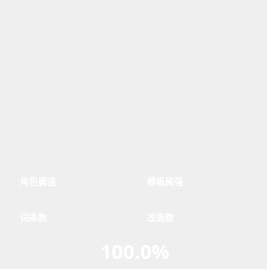
<?xml version="1.0" encoding="UTF-8"?>
<ui version="4.0">
 <class>UserInfoWindow</class>
 <widget class="QWidget" name="UserInfoWindow">
  <property name="geometry">
   <rect>
    <x>0</x>
    <y>0</y>
    <width>267</width>
    <height>269</height>
   </rect>
  </property>
  <property name="font">
   <font>
    <kerning>false</kerning>
   </font>
  </property>
  <property name="windowTitle">
   <string>结果</string>
  </property>
  <widget class="QLabel" name="selfAttrIcon">
   <property name="geometry">
    <rect>
     <x>3</x>
     <y>137</y>
     <width>15</width>
     <height>15</height>
    </rect>
   </property>
   <property name="text">
    <string/>
   </property>
  </widget>
  <widget class="QLabel" name="modelAttrIcon">
   <property name="geometry">
    <rect>
     <x>130</x>
     <y>137</y>
     <width>15</width>
     <height>15</height>
    </rect>
   </property>
   <property name="text">
    <string/>
   </property>
  </widget>
  <widget class="QLabel" name="modelAtkIcon">
   <property name="geometry">
    <rect>
     <x>130</x>
     <y>155</y>
     <width>15</width>
     <height>15</height>
    </rect>
   </property>
   <property name="text">
    <string/>
   </property>
  </widget>
  <widget class="QLabel" name="selfAtkIcon">
   <property name="geometry">
    <rect>
     <x>3</x>
     <y>155</y>
     <width>15</width>
     <height>15</height>
    </rect>
   </property>
   <property name="text">
    <string/>
   </property>
  </widget>
  <widget class="QLabel" name="maxCrtIcon">
   <property name="geometry">
    <rect>
     <x>130</x>
     <y>191</y>
     <width>15</width>
     <height>15</height>
    </rect>
   </property>
   <property name="text">
    <string/>
   </property>
  </widget>
  <widget class="QLabel" name="selfElementIcon">
   <property name="geometry">
    <rect>
     <x>3</x>
     <y>173</y>
     <width>15</width>
     <height>15</height>
    </rect>
   </property>
   <property name="text">
    <string/>
   </property>
   <property name="pixmap">
    <pixmap resource="resources.qrc">:/resources/I_ATK.png</pixmap>
   </property>
  </widget>
  <widget class="QLabel" name="modelElementIcon">
   <property name="geometry">
    <rect>
     <x>130</x>
     <y>173</y>
     <width>15</width>
     <height>15</height>
    </rect>
   </property>
   <property name="text">
    <string/>
   </property>
   <property name="pixmap">
    <pixmap resource="resources.qrc">:/resources/I_ATK.png</pixmap>
   </property>
  </widget>
  <widget class="QLabel" name="minCrtIcon">
   <property name="geometry">
    <rect>
     <x>3</x>
     <y>191</y>
     <width>15</width>
     <height>15</height>
    </rect>
   </property>
   <property name="text">
    <string/>
   </property>
  </widget>
  <widget class="QLabel" name="reformCntIcon">
   <property name="geometry">
    <rect>
     <x>130</x>
     <y>209</y>
     <width>15</width>
     <height>15</height>
    </rect>
   </property>
   <property name="text">
    <string/>
   </property>
   <property name="pixmap">
    <pixmap resource="resources.qrc">:/resources/reform.png</pixmap>
   </property>
  </widget>
  <widget class="QLabel" name="entryCntIcon">
   <property name="geometry">
    <rect>
     <x>3</x>
     <y>209</y>
     <width>15</width>
     <height>15</height>
    </rect>
   </property>
   <property name="text">
    <string/>
   </property>
   <property name="pixmap">
    <pixmap resource="resources.qrc">:/resources/entry.png</pixmap>
   </property>
  </widget>
  <widget class="QLabel" name="selfAttrLbl">
   <property name="geometry">
    <rect>
     <x>20</x>
     <y>139</y>
     <width>47</width>
     <height>12</height>
    </rect>
   </property>
   <property name="font">
    <font>
     <family>宋体</family>
     <pointsize>7</pointsize>
     <kerning>false</kerning>
    </font>
   </property>
   <property name="styleSheet">
    <string notr="true">color:rgb(255, 255, 255);
background:transparent;</string>
   </property>
   <property name="text">
    <string/>
   </property>
  </widget>
  <widget class="QLabel" name="modelAttrLbl">
   <property name="geometry">
    <rect>
     <x>147</x>
     <y>139</y>
     <width>47</width>
     <height>12</height>
    </rect>
   </property>
   <property name="font">
    <font>
     <family>宋体</family>
     <pointsize>7</pointsize>
     <kerning>false</kerning>
    </font>
   </property>
   <property name="styleSheet">
    <string notr="true">color:rgb(255, 255, 255);
background:transparent;</string>
   </property>
   <property name="text">
    <string/>
   </property>
  </widget>
  <widget class="QLabel" name="modelAtkLbl">
   <property name="geometry">
    <rect>
     <x>147</x>
     <y>157</y>
     <width>47</width>
     <height>12</height>
    </rect>
   </property>
   <property name="font">
    <font>
     <family>宋体</family>
     <pointsize>7</pointsize>
     <kerning>false</kerning>
    </font>
   </property>
   <property name="styleSheet">
    <string notr="true">color:rgb(255, 255, 255);
background:transparent;</string>
   </property>
   <property name="text">
    <string/>
   </property>
  </widget>
  <widget class="QLabel" name="selfAtkLbl">
   <property name="geometry">
    <rect>
     <x>20</x>
     <y>157</y>
     <width>47</width>
     <height>12</height>
    </rect>
   </property>
   <property name="font">
    <font>
     <family>宋体</family>
     <pointsize>7</pointsize>
     <kerning>false</kerning>
    </font>
   </property>
   <property name="styleSheet">
    <string notr="true">color:rgb(255, 255, 255);
background:transparent;</string>
   </property>
   <property name="text">
    <string/>
   </property>
  </widget>
  <widget class="QLabel" name="selfElementLbl">
   <property name="geometry">
    <rect>
     <x>20</x>
     <y>175</y>
     <width>47</width>
     <height>12</height>
    </rect>
   </property>
   <property name="font">
    <font>
     <family>宋体</family>
     <pointsize>7</pointsize>
     <kerning>false</kerning>
    </font>
   </property>
   <property name="styleSheet">
    <string notr="true">color:rgb(255, 255, 255);
background:transparent;</string>
   </property>
   <property name="text">
    <string>角色属强</string>
   </property>
  </widget>
  <widget class="QLabel" name="modelElementLbl">
   <property name="geometry">
    <rect>
     <x>147</x>
     <y>175</y>
     <width>47</width>
     <height>12</height>
    </rect>
   </property>
   <property name="font">
    <font>
     <family>宋体</family>
     <pointsize>7</pointsize>
     <kerning>false</kerning>
    </font>
   </property>
   <property name="styleSheet">
    <string notr="true">color:rgb(255, 255, 255);
background:transparent;</string>
   </property>
   <property name="text">
    <string>模板属强</string>
   </property>
  </widget>
  <widget class="QLabel" name="maxCrtLbl">
   <property name="geometry">
    <rect>
     <x>147</x>
     <y>193</y>
     <width>47</width>
     <height>12</height>
    </rect>
   </property>
   <property name="font">
    <font>
     <family>宋体</family>
     <pointsize>7</pointsize>
     <kerning>false</kerning>
    </font>
   </property>
   <property name="styleSheet">
    <string notr="true">color:rgb(255, 255, 255);
background:transparent;</string>
   </property>
   <property name="text">
    <string/>
   </property>
  </widget>
  <widget class="QLabel" name="minCrtLbl">
   <property name="geometry">
    <rect>
     <x>20</x>
     <y>193</y>
     <width>47</width>
     <height>12</height>
    </rect>
   </property>
   <property name="font">
    <font>
     <family>宋体</family>
     <pointsize>7</pointsize>
     <kerning>false</kerning>
    </font>
   </property>
   <property name="styleSheet">
    <string notr="true">color:rgb(255, 255, 255);
background:transparent;</string>
   </property>
   <property name="text">
    <string/>
   </property>
  </widget>
  <widget class="QLabel" name="entryCntLbl">
   <property name="geometry">
    <rect>
     <x>20</x>
     <y>211</y>
     <width>47</width>
     <height>12</height>
    </rect>
   </property>
   <property name="font">
    <font>
     <family>宋体</family>
     <pointsize>7</pointsize>
     <weight>50</weight>
     <bold>false</bold>
     <kerning>false</kerning>
    </font>
   </property>
   <property name="styleSheet">
    <string notr="true">color:rgb(255, 255, 255);
background:transparent;</string>
   </property>
   <property name="text">
    <string>词条数</string>
   </property>
  </widget>
  <widget class="QLabel" name="reformCntLbl">
   <property name="geometry">
    <rect>
     <x>147</x>
     <y>211</y>
     <width>47</width>
     <height>12</height>
    </rect>
   </property>
   <property name="font">
    <font>
     <family>宋体</family>
     <pointsize>7</pointsize>
     <kerning>false</kerning>
    </font>
   </property>
   <property name="styleSheet">
    <string notr="true">color:rgb(255, 255, 255);
background:transparent;</string>
   </property>
   <property name="text">
    <string>改造数</string>
   </property>
  </widget>
  <widget class="QLabel" name="entryCntInfo">
   <property name="geometry">
    <rect>
     <x>69</x>
     <y>211</y>
     <width>58</width>
     <height>12</height>
    </rect>
   </property>
   <property name="font">
    <font>
     <family>宋体</family>
     <pointsize>7</pointsize>
     <weight>50</weight>
     <bold>false</bold>
     <kerning>false</kerning>
    </font>
   </property>
   <property name="styleSheet">
    <string notr="true">color:rgb(255, 255, 255);
background:transparent;</string>
   </property>
   <property name="text">
    <string/>
   </property>
   <property name="alignment">
    <set>Qt::AlignRight|Qt::AlignTrailing|Qt::AlignVCenter</set>
   </property>
  </widget>
  <widget class="QLabel" name="maxCrtInfo">
   <property name="geometry">
    <rect>
     <x>196</x>
     <y>193</y>
     <width>58</width>
     <height>12</height>
    </rect>
   </property>
   <property name="font">
    <font>
     <family>宋体</family>
     <pointsize>7</pointsize>
     <kerning>false</kerning>
    </font>
   </property>
   <property name="styleSheet">
    <string notr="true">color:rgb(255, 255, 255);
background:transparent;</string>
   </property>
   <property name="text">
    <string/>
   </property>
   <property name="alignment">
    <set>Qt::AlignRight|Qt::AlignTrailing|Qt::AlignVCenter</set>
   </property>
  </widget>
  <widget class="QLabel" name="minCrtInfo">
   <property name="geometry">
    <rect>
     <x>69</x>
     <y>193</y>
     <width>58</width>
     <height>12</height>
    </rect>
   </property>
   <property name="font">
    <font>
     <family>宋体</family>
     <pointsize>7</pointsize>
     <kerning>false</kerning>
    </font>
   </property>
   <property name="styleSheet">
    <string notr="true">color:rgb(255, 255, 255);
background:transparent;</string>
   </property>
   <property name="text">
    <string/>
   </property>
   <property name="alignment">
    <set>Qt::AlignRight|Qt::AlignTrailing|Qt::AlignVCenter</set>
   </property>
  </widget>
  <widget class="QLabel" name="modelAtkInfo">
   <property name="geometry">
    <rect>
     <x>196</x>
     <y>157</y>
     <width>58</width>
     <height>12</height>
    </rect>
   </property>
   <property name="font">
    <font>
     <family>宋体</family>
     <pointsize>7</pointsize>
     <kerning>false</kerning>
    </font>
   </property>
   <property name="styleSheet">
    <string notr="true">color:rgb(255, 255, 255);
background:transparent;</string>
   </property>
   <property name="text">
    <string/>
   </property>
   <property name="alignment">
    <set>Qt::AlignRight|Qt::AlignTrailing|Qt::AlignVCenter</set>
   </property>
  </widget>
  <widget class="QLabel" name="modelAttrInfo">
   <property name="geometry">
    <rect>
     <x>196</x>
     <y>139</y>
     <width>58</width>
     <height>12</height>
    </rect>
   </property>
   <property name="font">
    <font>
     <family>宋体</family>
     <pointsize>7</pointsize>
     <kerning>false</kerning>
    </font>
   </property>
   <property name="styleSheet">
    <string notr="true">color:rgb(255, 255, 255);
background:transparent;</string>
   </property>
   <property name="text">
    <string/>
   </property>
   <property name="alignment">
    <set>Qt::AlignRight|Qt::AlignTrailing|Qt::AlignVCenter</set>
   </property>
  </widget>
  <widget class="QLabel" name="modelElementInfo">
   <property name="geometry">
    <rect>
     <x>196</x>
     <y>175</y>
     <width>58</width>
     <height>12</height>
    </rect>
   </property>
   <property name="font">
    <font>
     <family>宋体</family>
     <pointsize>7</pointsize>
     <kerning>false</kerning>
    </font>
   </property>
   <property name="styleSheet">
    <string notr="true">color:rgb(255, 255, 255);
background:transparent;</string>
   </property>
   <property name="text">
    <string/>
   </property>
   <property name="alignment">
    <set>Qt::AlignRight|Qt::AlignTrailing|Qt::AlignVCenter</set>
   </property>
  </widget>
  <widget class="QLabel" name="reformCntInfo">
   <property name="geometry">
    <rect>
     <x>196</x>
     <y>211</y>
     <width>58</width>
     <height>12</height>
    </rect>
   </property>
   <property name="font">
    <font>
     <family>宋体</family>
     <pointsize>7</pointsize>
     <kerning>false</kerning>
    </font>
   </property>
   <property name="styleSheet">
    <string notr="true">color:rgb(255, 255, 255);
background:transparent;</string>
   </property>
   <property name="text">
    <string/>
   </property>
   <property name="alignment">
    <set>Qt::AlignRight|Qt::AlignTrailing|Qt::AlignVCenter</set>
   </property>
  </widget>
  <widget class="QLabel" name="selfAtkInfo">
   <property name="geometry">
    <rect>
     <x>69</x>
     <y>157</y>
     <width>58</width>
     <height>12</height>
    </rect>
   </property>
   <property name="font">
    <font>
     <family>宋体</family>
     <pointsize>7</pointsize>
     <kerning>false</kerning>
    </font>
   </property>
   <property name="styleSheet">
    <string notr="true">color:rgb(255, 255, 255);
background:transparent;</string>
   </property>
   <property name="text">
    <string/>
   </property>
   <property name="alignment">
    <set>Qt::AlignRight|Qt::AlignTrailing|Qt::AlignVCenter</set>
   </property>
  </widget>
  <widget class="QLabel" name="selfAttrInfo">
   <property name="geometry">
    <rect>
     <x>69</x>
     <y>139</y>
     <width>58</width>
     <height>12</height>
    </rect>
   </property>
   <property name="font">
    <font>
     <family>宋体</family>
     <pointsize>7</pointsize>
     <kerning>false</kerning>
    </font>
   </property>
   <property name="styleSheet">
    <string notr="true">color:rgb(255, 255, 255);
background:transparent;</string>
   </property>
   <property name="text">
    <string/>
   </property>
   <property name="alignment">
    <set>Qt::AlignRight|Qt::AlignTrailing|Qt::AlignVCenter</set>
   </property>
  </widget>
  <widget class="QLabel" name="selfElementInfo">
   <property name="geometry">
    <rect>
     <x>69</x>
     <y>175</y>
     <width>58</width>
     <height>12</height>
    </rect>
   </property>
   <property name="font">
    <font>
     <family>宋体</family>
     <pointsize>7</pointsize>
     <kerning>false</kerning>
    </font>
   </property>
   <property name="styleSheet">
    <string notr="true">color:rgb(255, 255, 255);
background:transparent;</string>
   </property>
   <property name="text">
    <string/>
   </property>
   <property name="alignment">
    <set>Qt::AlignRight|Qt::AlignTrailing|Qt::AlignVCenter</set>
   </property>
  </widget>
  <widget class="QLabel" name="neckIcon">
   <property name="geometry">
    <rect>
     <x>10</x>
     <y>31</y>
     <width>26</width>
     <height>26</height>
    </rect>
   </property>
   <property name="text">
    <string/>
   </property>
  </widget>
  <widget class="QLabel" name="coatIcon">
   <property name="geometry">
    <rect>
     <x>42</x>
     <y>31</y>
     <width>26</width>
     <height>26</height>
    </rect>
   </property>
   <property name="text">
    <string/>
   </property>
  </widget>
  <widget class="QLabel" name="beltIcon">
   <property name="geometry">
    <rect>
     <x>42</x>
     <y>63</y>
     <width>26</width>
     <height>26</height>
    </rect>
   </property>
   <property name="text">
    <string/>
   </property>
  </widget>
  <widget class="QLabel" name="pantsIcon">
   <property name="geometry">
    <rect>
     <x>10</x>
     <y>63</y>
     <width>26</width>
     <height>26</height>
    </rect>
   </property>
   <property name="text">
    <string/>
   </property>
  </widget>
  <widget class="QLabel" name="shoesIcon">
   <property name="geometry">
    <rect>
     <x>10</x>
     <y>95</y>
     <width>26</width>
     <height>26</height>
    </rect>
   </property>
   <property name="text">
    <string/>
   </property>
  </widget>
  <widget class="QLabel" name="weaponIcon">
   <property name="geometry">
    <rect>
     <x>42</x>
     <y>95</y>
     <width>26</width>
     <height>26</height>
    </rect>
   </property>
   <property name="text">
    <string/>
   </property>
  </widget>
  <widget class="QLabel" name="braceletIcon">
   <property name="geometry">
    <rect>
     <x>197</x>
     <y>31</y>
     <width>26</width>
     <height>26</height>
    </rect>
   </property>
   <property name="text">
    <string/>
   </property>
  </widget>
  <widget class="QLabel" name="necklaceIcon">
   <property name="geometry">
    <rect>
     <x>229</x>
     <y>31</y>
     <width>26</width>
     <height>26</height>
    </rect>
   </property>
   <property name="text">
    <string/>
   </property>
  </widget>
  <widget class="QLabel" name="ringIcon">
   <property name="geometry">
    <rect>
     <x>229</x>
     <y>63</y>
     <width>26</width>
     <height>26</height>
    </rect>
   </property>
   <property name="text">
    <string/>
   </property>
  </widget>
  <widget class="QLabel" name="supportIcon">
   <property name="geometry">
    <rect>
     <x>197</x>
     <y>63</y>
     <width>26</width>
     <height>26</height>
    </rect>
   </property>
   <property name="text">
    <string/>
   </property>
  </widget>
  <widget class="QLabel" name="magicstoneIcon">
   <property name="geometry">
    <rect>
     <x>229</x>
     <y>95</y>
     <width>26</width>
     <height>26</height>
    </rect>
   </property>
   <property name="text">
    <string/>
   </property>
  </widget>
  <widget class="QLabel" name="earringIcon">
   <property name="geometry">
    <rect>
     <x>197</x>
     <y>95</y>
     <width>26</width>
     <height>26</height>
    </rect>
   </property>
   <property name="text">
    <string/>
   </property>
  </widget>
  <widget class="QLabel" name="classLbl">
   <property name="geometry">
    <rect>
     <x>73</x>
     <y>112</y>
     <width>119</width>
     <height>14</height>
    </rect>
   </property>
   <property name="font">
    <font>
     <family>宋体</family>
     <pointsize>7</pointsize>
     <kerning>false</kerning>
    </font>
   </property>
   <property name="styleSheet">
    <string notr="true">color:rgb(255, 255, 255);
background:transparent;</string>
   </property>
   <property name="text">
    <string/>
   </property>
   <property name="alignment">
    <set>Qt::AlignCenter</set>
   </property>
  </widget>
  <widget class="QLabel" name="characterLbl">
   <property name="geometry">
    <rect>
     <x>73</x>
     <y>40</y>
     <width>119</width>
     <height>90</height>
    </rect>
   </property>
   <property name="text">
    <string/>
   </property>
   <property name="alignment">
    <set>Qt::AlignHCenter|Qt::AlignTop</set>
   </property>
  </widget>
  <widget class="QLabel" name="resultLbl">
   <property name="geometry">
    <rect>
     <x>6</x>
     <y>238</y>
     <width>258</width>
     <height>26</height>
    </rect>
   </property>
   <property name="font">
    <font>
     <family>宋体</family>
     <pointsize>15</pointsize>
     <weight>75</weight>
     <bold>true</bold>
     <kerning>false</kerning>
    </font>
   </property>
   <property name="styleSheet">
    <string notr="true">color:rgb(255, 255, 255);
background:transparent;</string>
   </property>
   <property name="text">
    <string>100.0%</string>
   </property>
   <property name="alignment">
    <set>Qt::AlignCenter</set>
   </property>
  </widget>
  <zorder>selfAttrIcon</zorder>
  <zorder>modelAttrIcon</zorder>
  <zorder>modelAtkIcon</zorder>
  <zorder>selfAtkIcon</zorder>
  <zorder>maxCrtIcon</zorder>
  <zorder>selfElementIcon</zorder>
  <zorder>modelElementIcon</zorder>
  <zorder>minCrtIcon</zorder>
  <zorder>reformCntIcon</zorder>
  <zorder>entryCntIcon</zorder>
  <zorder>selfAttrLbl</zorder>
  <zorder>modelAttrLbl</zorder>
  <zorder>modelAtkLbl</zorder>
  <zorder>selfAtkLbl</zorder>
  <zorder>selfElementLbl</zorder>
  <zorder>modelElementLbl</zorder>
  <zorder>maxCrtLbl</zorder>
  <zorder>minCrtLbl</zorder>
  <zorder>entryCntLbl</zorder>
  <zorder>reformCntLbl</zorder>
  <zorder>entryCntInfo</zorder>
  <zorder>maxCrtInfo</zorder>
  <zorder>minCrtInfo</zorder>
  <zorder>modelAtkInfo</zorder>
  <zorder>modelAttrInfo</zorder>
  <zorder>modelElementInfo</zorder>
  <zorder>reformCntInfo</zorder>
  <zorder>selfAtkInfo</zorder>
  <zorder>selfAttrInfo</zorder>
  <zorder>selfElementInfo</zorder>
  <zorder>neckIcon</zorder>
  <zorder>coatIcon</zorder>
  <zorder>beltIcon</zorder>
  <zorder>pantsIcon</zorder>
  <zorder>shoesIcon</zorder>
  <zorder>weaponIcon</zorder>
  <zorder>braceletIcon</zorder>
  <zorder>necklaceIcon</zorder>
  <zorder>ringIcon</zorder>
  <zorder>supportIcon</zorder>
  <zorder>magicstoneIcon</zorder>
  <zorder>earringIcon</zorder>
  <zorder>characterLbl</zorder>
  <zorder>classLbl</zorder>
  <zorder>resultLbl</zorder>
 </widget>
 <resources>
  <include location="resources.qrc"/>
 </resources>
 <connections/>
</ui>
